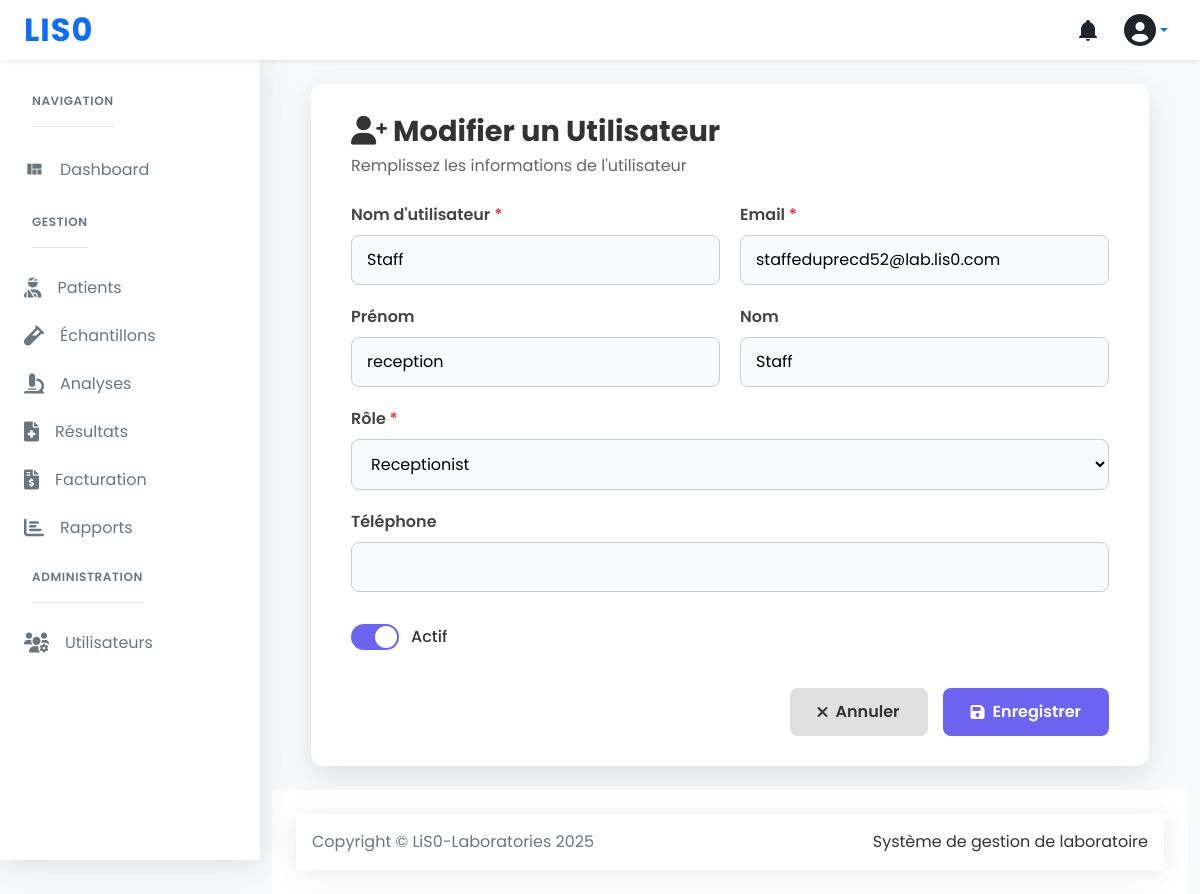
The app's page /users/4/edit/ (signed in) with its own data.
### users/models.py (models this page shows, shortened)
class User(AbstractUser):
    class Role(models.TextChoices):
        ADMIN = 'admin', _('Administrator')
        BIOLOGIST = 'biologist', _('Biologist')
        TECHNICIAN = 'technician', _('Laboratory Technician')
        RECEPTIONIST = 'receptionist', _('Receptionist')
        PATIENT = 'patient', _('Patient')
    role = models.CharField(
        max_length=20,
        choices=Role.choices,
        default=Role.TECHNICIAN,
        verbose_name=_('Role')
    )
    phone_number = models.CharField(
        max_length=20,
        blank=True,
        null=True,
        verbose_name=_('Phone Number')
    )
    is_patient = models.BooleanField(
        default=False,
        verbose_name=_('Is Patient')
    )
    date_of_birth = models.DateField(
        blank=True,
        null=True,
        verbose_name=_('Date of Birth')
    )
    address = models.TextField(
        blank=True,
        null=True,
        verbose_name=_('Address')
    )
    class Meta:
        verbose_name = _('User')
        verbose_name_plural = _('Users')
        ordering = ['last_name', 'first_name']
        permissions = [
            ('can_view_dashboard', 'Can view dashboard'),
            ('can_manage_users', 'Can manage users'),
        ]

### users/views.py (the view)
# urls.py: path('<int:pk>/edit/', UserUpdateView.as_view(), name='update'),
class UserUpdateView(LoginRequiredMixin, UserPassesTestMixin, UpdateView):
    model = User
    form_class = CustomUserChangeForm
    template_name = 'users/user_form.html'
    success_url = reverse_lazy('users:list')
    def test_func(self):
        return (self.request.user.is_superuser or
                self.request.user.role == 'admin' or
                self.request.user == self.get_object())

### users/forms.py (shortened to what this page needs)
class CustomUserChangeForm(UserChangeForm):
    class Meta:
        model = User
        fields = (
            'username',
            'email',
            'first_name',
            'last_name',
            'phone_number',
            'role',
            'is_active',
            'is_staff',
            'is_patient',
            'date_of_birth',
            'address',
        )
        widgets = {
            'role': forms.Select(attrs={'class': 'form-control'}),
            'date_of_birth': forms.DateInput(attrs={'type': 'date'}),
        }
    def __init__(self, *args, **kwargs):
        self.current_user = kwargs.pop('current_user', None)
        super().__init__(*args, **kwargs)

### templates/users/user_form.html (shortened to what this page needs)
{% extends "base.html" %}
{% load static %}
{% block content %}
<div class="wrapper">
  <div class="form-container">
    <form method="post" novalidate>
      <h2 class="form-title">
        <i class="fas fa-user-plus"></i>
        {% if object %}Modifier{% else %}Créer{% endif %} un Utilisateur
      </h2>
      <p class="form-subtitle">Remplissez les informations de l'utilisateur</p>
      <div class="form-row">
        <div class="form-group">
          <label for="{{ form.username.id_for_label }}">Nom d'utilisateur <span class="required">*</span></label>
          <input type="text" id="{{ form.username.id_for_label }}" name="{{ form.username.name }}"
                 value="{{ form.username.value|default_if_none:'' }}" required />
        </div>
        <div class="form-group">
          <label for="{{ form.email.id_for_label }}">Email <span class="required">*</span></label>
          <input type="email" id="{{ form.email.id_for_label }}" name="{{ form.email.name }}"
                 value="{{ form.email.value|default_if_none:'' }}" required />
        </div>
      </div>
      <div class="form-row">
        <div class="form-group">
          <label for="{{ form.first_name.id_for_label }}">Prénom</label>
          <input type="text" id="{{ form.first_name.id_for_label }}" name="{{ form.first_name.name }}"
                 value="{{ form.first_name.value|default_if_none:'' }}" />
        </div>
        <div class="form-group">
          <label for="{{ form.last_name.id_for_label }}">Nom</label>
          <input type="text" id="{{ form.last_name.id_for_label }}" name="{{ form.last_name.name }}"
                 value="{{ form.last_name.value|default_if_none:'' }}" />
        </div>
      </div>
      <div class="form-row">
        <div class="form-group">
          <label for="{{ form.role.id_for_label }}">Rôle <span class="required">*</span></label>
          <select id="{{ form.role.id_for_label }}" name="{{ form.role.name }}" required>
            {% for value, label in form.role.field.choices %}
              {% if value %}
                <option value="{{ value }}" {% if form.role.value == value %}selected{% endif %}>
                  {{ label }}
                </option>
              {% endif %}
            {% endfor %}
          </select>
        </div>
      </div>
      <div class="form-row">
        <div class="form-group">
          <label for="{{ form.phone_number.id_for_label }}">Téléphone</label>
          <input type="text" id="{{ form.phone_number.id_for_label }}" name="{{ form.phone_number.name }}"
                 value="{{ form.phone_number.value|default_if_none:'' }}" />
        </div>
      </div>
      <div class="form-group full-width">
        <label class="toggle-container">
          <span class="toggle-slider"></span>
          <span class="toggle-label">Actif</span>
        </label>
      </div>
      <div class="form-actions">
        <a href="{% url 'users:list' %}" class="btn cancel-btn"><i class="fas fa-times"></i> Annuler</a>
        <button type="submit" class="btn submit-btn"><i class="fas fa-save"></i> Enregistrer</button>
      </div>
    </form>
  </div>
</div>
{% endblock %}

### static/css/spica-styles.css (style rules this page uses)
body { font-family: 'Poppins', sans-serif; background-color: #f8f9fa; color: #333; }

### templates/users/user_form.html (style rules this page uses)
.wrapper { max-width: 1100px; margin: 0 auto; padding: 0 15px; }
.form-container { background: white; padding: 30px 40px; border-radius: 12px; box-shadow: 0 10px 30px rgba(0, 0, 0, 0.1); }
.form-title { font-size: 1.8rem; font-weight: 700; margin-bottom: 5px; color: #333; }
.form-subtitle { margin-bottom: 25px; color: #666; }
.form-row { display: flex; gap: 20px; margin-bottom: 20px; flex-wrap: wrap; }
.form-group { flex: 1; min-width: 220px; display: flex; flex-direction: column; }
.form-group.full-width { flex: 1 1 100%; margin-top: 15px; }
label { font-weight: 600; margin-bottom: 8px; color: #444; }
.required { color: #e63946; }
input, select { padding: 12px 15px; border-radius: 8px; border: 1.5px solid #ccc; font-size: 1rem; background-color: #f9fafb; transition: border-color 0.3s ease; width: 100%; }
.form-actions { display: flex; justify-content: flex-end; gap: 15px; margin-top: 30px; }
.btn { padding: 12px 28px; border-radius: 8px; font-weight: 600; font-size: 1rem; display: inline-flex; align-items: center; gap: 8px; text-decoration: none; border: none; cursor: pointer; }
.submit-btn { background-color: #6a64f1; color: white; }
.cancel-btn { background-color: #e0e0e0; color: #333; }
.toggle-container { display: flex; align-items: center; gap: 12px; margin-top: 12px; }
.toggle-slider { width: 48px; height: 26px; background: #ccc; border-radius: 50px; position: relative; transition: background-color 0.3s ease; }
.toggle-slider::before { content: ''; position: absolute; width: 22px; height: 22px; top: 2px; left: 2px; background: white; border-radius: 50%; transition: transform 0.3s ease; }
.toggle-container input:checked + .toggle-slider { background-color: #6a64f1; }
.toggle-container input:checked + .toggle-slider::before { transform: translateX(22px); }
.toggle-label { font-weight: 500; color: #333; }

### records on screen
User: username "Staff", email "staffeduprecd52@lab.lis0.com", first_name "reception", last_name "Staff", role "Receptionist"
